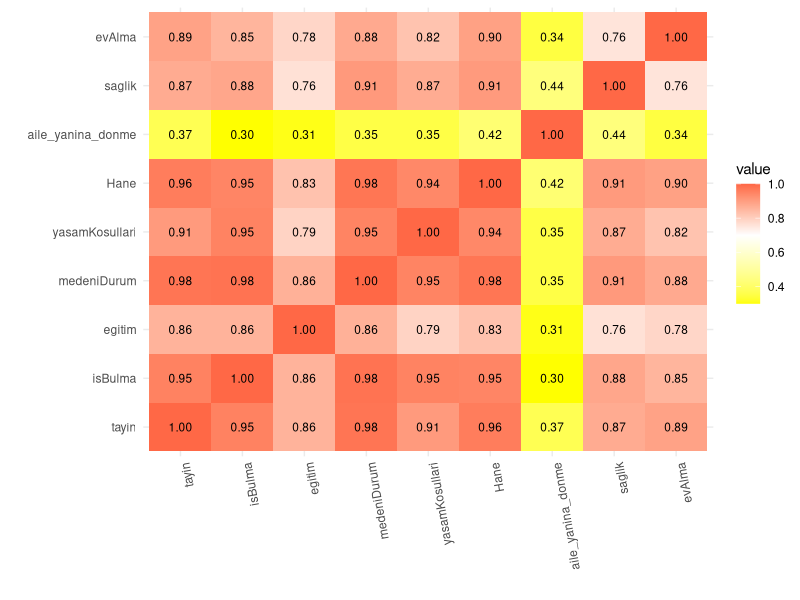
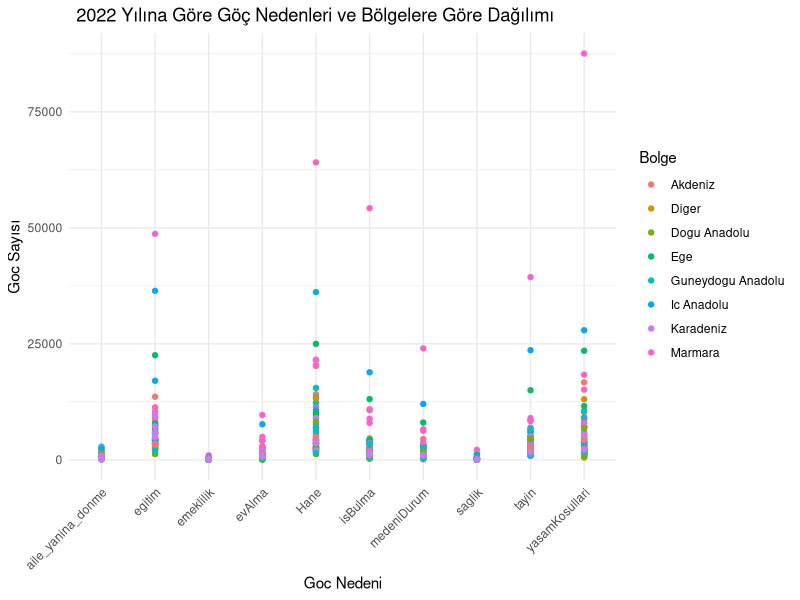
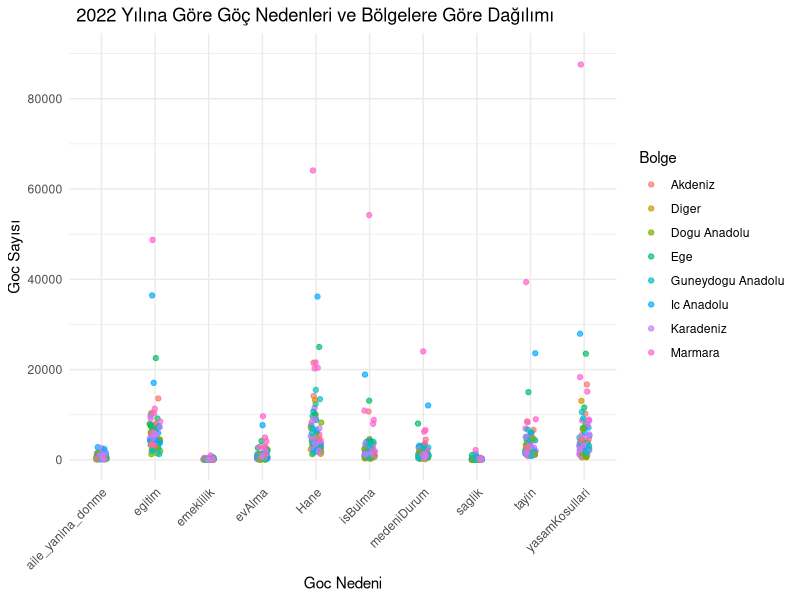
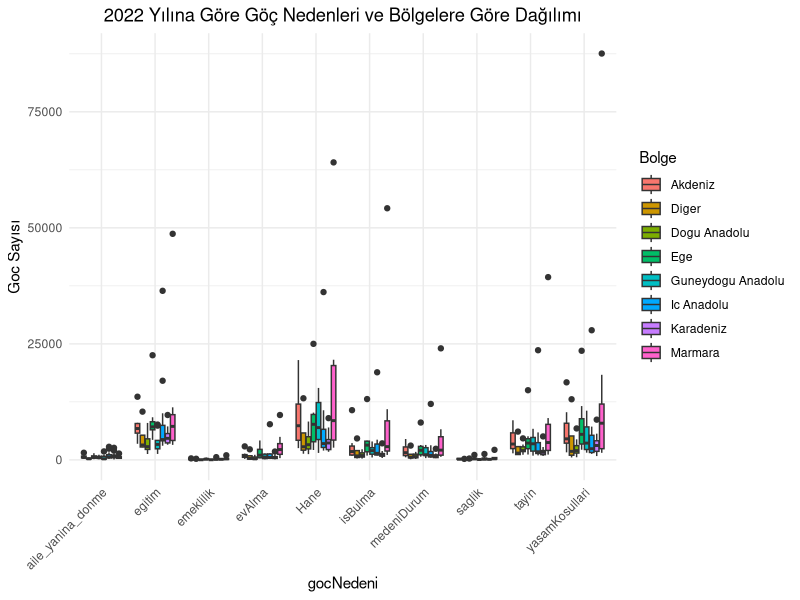

Source code (R) for these figures, in order:
## ---- chunk 1

library(readxl)
library(ggplot2)
library(tidyverse)
library(dplyr)
library(knitr)
library(ggrepel)
library(reshape2)
library(gridExtra)
## ---- chunk 2
##exceldosyasını okuma
alinan_goc <- read_excel("goc_etme_nedenine_illerin_aldigi_goc.xlsx")
## ---- chunk 3
head(alinan_goc)
## ---- chunk 4
##cor() fonksiyonu kullanılarak alinan_goc veri setindeki belirli sütunlar arasındaki korelasyonlar hesaplanır.
# Korelasyon matrisini hesapla
##cor() fonksiyonu, alinan_goc veri setindeki 3. sütundan 11. sütuna kadar olan sütunlardaki değişkenler arasındaki korelasyonları hesaplar. use = "complete.obs" argümanı, eksik değerleri içeren gözlemleri hesaplama işleminden çıkarır.
correlation_matrix <- cor(alinan_goc[, c(3:11)], use = "complete.obs")
melted_corr_matrix <- melt(correlation_matrix)
##Daha sonra, melt() fonksiyonu kullanılarak korelasyon matrisi eritilir
##melted_corr_matrix <- melt(correlation_matrix) ggplot2 paketi kullanılarak korelasyon matrisi görselleştirilir. 
##geom_tile() fonksiyonu ile korelasyon matrisi, renkli kareler olarak gösterilir. geom_text() fonksiyonu ile her karenin içine korelasyon değerleri yazdırılır. 
##labs() fonksiyonu ile x ve y eksenlerine etiketler eklenir. guides() fonksiyonu ile renk gradyanı için bir renk skalası eklenebilir. Son olarak, theme() fonksiyonları ile grafik stili ayarlanır.
# Ve Korelasyon matrisini görselleştirilir
ggplot(melted_corr_matrix, aes(Var1, Var2, fill = value)) +
  geom_tile() + 
   geom_text(aes(label = sprintf("%.2f", value)), color = "black", size = 3) +
  labs(x = " ", y = " ") + 
  guides(color = guide_legend(title = "Değer")) + 
  scale_fill_gradient2(low = "yellow", high = "red", mid = "white", midpoint = 0.7) +
  theme_minimal() +
  theme(axis.text.x = element_text(angle = 100, hjust = 1))
## ---- chunk 5
##alinan_goc veri çerçevesindeki veriyi daha "düzenli" bir formata dönüştürür ve new_tidy_data adında yeni bir veri seti oluşturur. Buradaki amaç, veriyi daha analiz edilebilir hale getirmek ve veri işleme sürecini kolaylaştırmaktır
##pivot_longer() fonksiyonu kullanılarak, veri çerçevesindeki sütunlar uzun formata dönüştürülür. Yani, her bir göç nedeni bir sütun yerine, il ve yil sütunları sabit kalacak şekilde, diğer sütunlar göç nedeni ve göç sayısı olacak şekilde yeniden yapılandırılır
##cols = -c(il, yil): il ve yil sütunları dışındaki tüm sütunlar işleme alınır names_to = "gocNedeni": Sütun adları, "gocNedeni" adında yeni bir sütuna dönüştürülür.
##mutate() fonksiyonu kullanılarak, "gocNedeni" sütunu karakter veri tipine dönüştürülür
##head() fonksiyonu kullanılarak, yeni oluşturulan new_tidy_data veri çerçevesinin ilk altı satırı ekrana yazdırılır

new_tidy_data <- alinan_goc %>%
  pivot_longer(cols = -c(il, yil), names_to = "gocNedeni", values_to = "gocSayisi") %>%
  mutate(gocNedeni = as.character(gocNedeni))
head(new_tidy_data)
## ---- chunk 6
colSums(is.na(new_tidy_data))
## ---- chunk 7
any(is.na(new_tidy_data))
## ---- chunk 8
colnames(new_tidy_data)
## ---- chunk 9
str(new_tidy_data)
## ---- chunk 10
colSums(is.na(new_tidy_data))
## ---- chunk 11
sum(duplicated(new_tidy_data))
## ---- chunk 12
summary(new_tidy_data$gocSayisi)
## ---- chunk 13
new_tidy_data %>% arrange(gocSayisi) %>% head()
## ---- chunk 14
new_tidy_data %>% arrange(desc(gocSayisi)) %>% head()
## ---- chunk 15
new_tidy_data %>% top_n(10, gocSayisi)
## ---- chunk 16
toplam_goc_sayisi <- function(new_tidy_data, il, yil) {
  toplam <- sum(new_tidy_data$gocSayisi[new_tidy_data$il == il & new_tidy_data$yil == yil])
  return(toplam)
}

# Örneğin, Adana'daki 2022 yılındaki toplam göç sayısını bulmak için:
print(paste("Adana'da 2022 yılındaki toplam goc sayısı:", toplam_goc_sayisi(new_tidy_data, "Adana", 2022)))
print(paste("İstanbul'da 2022 yılındaki toplam goc sayısı:", toplam_goc_sayisi(new_tidy_data, "Istanbul", 2022)))
## ---- chunk 17
max_goc_2022 <- new_tidy_data %>% 
  filter(yil == 2022) %>%
  select(gocSayisi, gocNedeni) %>%
  filter(gocSayisi == max(gocSayisi))

print(max_goc_2022)
## ---- chunk 18
min_goc_2022 <- new_tidy_data %>% 
  filter(yil == 2022) %>%
  select(gocSayisi, gocNedeni) %>%
  filter(gocSayisi == min(gocSayisi))

print(min_goc_2022)
## ---- chunk 19
new_tidy_data <- new_tidy_data %>%
  mutate(bolge = case_when(
    il %in% c("Istanbul", "Bursa", "Kocaeli", "Tekirdag","Balikesir","Canakkale","Bilecik","Edirne","Kirklareli","Sakarya","Yalova") ~ "Marmara",
    il %in% c("Izmir", "Aydin", "Manisa","Afyonkarahisar","Denizli","Kutahya","Manisa","Mugla","Usak") ~ "Ege",
    il %in% c("Ankara", "Konya", "Eskisehir","Cankiri","Corum","Kayseri","Kirsehir
","Konya","Nevsehir","Nigde","Sivas","Yozgat","Aksaray","Karaman","Kirikkale") ~ "Ic Anadolu",
    il %in% c("Artvin", "Giresun", "Ordu","Rize","Sinop","Tokat","Trabzon","Zonguldak","Amasya","Bolu","Gumushane","Kastamonu","Samsun","Sinop","Bayburt
","Bartin","Karabuk","Duzce") ~ "Karadeniz",
    il %in% c("Adana", "Antalya","Burdur","Hatay","Isparta","Kahramanmaras","Osmaniye") ~ "Akdeniz",
    il %in% c("Adiyaman","Diyarbakir","Gaziantep","Mardin","Siirt","Sanliurfa","Batman","Sirnak","Kilis") ~ "Guneydogu Anadolu",
    il %in% c("Agri","Bingol","Bitlis","Elazig","Erzincan","Erzurum","Hakkari","Kars","Malatya","Muş","Tunceli","Van","Ardahan","Igdir") ~ "Dogu Anadolu",
    TRUE ~ "Diger" # Diğer bölgelere dahil olan iller için bir kategori belirleyin
  ))

ggplot(new_tidy_data %>% filter(yil == 2022), aes(gocNedeni, gocSayisi, color = bolge)) +
  geom_point() +
  labs(title = "2022 Yılına Göre Göç Nedenleri ve Bölgelere Göre Dağılımı",
       x = "Goc Nedeni",
       y = "Goc Sayısı",
       color = "Bolge") +
  
  theme_minimal() +
  theme(plot.title = element_text(hjust = 0.10),
        axis.text.x = element_text(angle = 45, hjust = 1))  # X eksenindeki etiketleri 45 derece döndür
## ---- chunk 20
new_tidy_data <- new_tidy_data %>%
  mutate(bolge = case_when(
    il %in% c("Istanbul", "Bursa", "Kocaeli", "Tekirdag","Balikesir","Canakkale","Bilecik","Edirne","Kirklareli","Sakarya","Yalova") ~ "Marmara",
    il %in% c("Izmir", "Aydin", "Manisa","Afyonkarahisar","Denizli","Kutahya","Manisa","Mugla","Usak") ~ "Ege",
    il %in% c("Ankara", "Konya", "Eskisehir","Cankiri","Corum","Kayseri","Kirsehir
","Konya","Nevsehir","Nigde","Sivas","Yozgat","Aksaray","Karaman","Kirikkale") ~ "Ic Anadolu",
    il %in% c("Artvin", "Giresun", "Ordu","Rize","Sinop","Tokat","Trabzon","Zonguldak","Amasya","Bolu","Gumushane","Kastamonu","Samsun","Sinop","Bayburt
","Bartin","Karabuk","Duzce") ~ "Karadeniz",
    il %in% c("Adana", "Antalya","Burdur","Hatay","Isparta","Kahramanmaras","Osmaniye") ~ "Akdeniz",
    il %in% c("Adiyaman","Diyarbakir","Gaziantep","Mardin","Siirt","Sanliurfa","Batman","Sirnak","Kilis") ~ "Guneydogu Anadolu",
    il %in% c("Agri","Bingol","Bitlis","Elazig","Erzincan","Erzurum","Hakkari","Kars","Malatya","Muş","Tunceli","Van","Ardahan","Igdir") ~ "Dogu Anadolu",
    TRUE ~ "Diger" # Diğer bölgelere dahil olan iller için bir kategori belirleyin
  ))
ggplot(new_tidy_data %>% filter(yil == 2022), aes(gocNedeni, gocSayisi, color = bolge)) +
  geom_jitter(width = 0.1, height = 0.1,alpha = 0.7) +  # Jittering ile daha fazla aralık
  labs(title = "2022 Yılına Göre Göç Nedenleri ve Bölgelere Göre Dağılımı",
       x = "Goc Nedeni",
       y = "Goc Sayısı",
       color = "Bolge") +
  scale_y_continuous(limits = c(2, max(90000)), breaks = seq(0, max(new_tidy_data$gocSayisi), by = 20000)) +  # Y ekseni aralığını ve etiketlerini ayarla
  theme_minimal() +
  theme(plot.title = element_text(hjust = 0.10),
        axis.text.x = element_text(angle = 45, hjust = 1))  # X eksenindeki etiketleri 45 derece döndür
## ---- chunk 21
new_tidy_data <- new_tidy_data %>%
  mutate(bolge = case_when(
    il %in% c("Istanbul", "Bursa", "Kocaeli", "Tekirdag","Balikesir","Canakkale","Bilecik","Edirne","Kirklareli","Sakarya","Yalova") ~ "Marmara",
    il %in% c("Izmir", "Aydin", "Manisa","Afyonkarahisar","Denizli","Kutahya","Manisa","Mugla","Usak") ~ "Ege",
    il %in% c("Ankara", "Konya", "Eskisehir","Cankiri","Corum","Kayseri","Kirsehir
","Konya","Nevsehir","Nigde","Sivas","Yozgat","Aksaray","Karaman","Kirikkale") ~ "Ic Anadolu",
    il %in% c("Artvin", "Giresun", "Ordu","Rize","Sinop","Tokat","Trabzon","Zonguldak","Amasya","Bolu","Gumushane","Kastamonu","Samsun","Sinop","Bayburt
","Bartin","Karabuk","Duzce") ~ "Karadeniz",
    il %in% c("Adana", "Antalya","Burdur","Hatay","Isparta","Kahramanmaras","Osmaniye") ~ "Akdeniz",
    il %in% c("Adiyaman","Diyarbakir","Gaziantep","Mardin","Siirt","Sanliurfa","Batman","Sirnak","Kilis") ~ "Guneydogu Anadolu",
    il %in% c("Agri","Bingol","Bitlis","Elazig","Erzincan","Erzurum","Hakkari","Kars","Malatya","Muş","Tunceli","Van","Ardahan","Igdir") ~ "Dogu Anadolu",
    TRUE ~ "Diger" # Diğer bölgelere dahil olan iller için bir kategori belirleyin
  ))
ggplot(new_tidy_data %>% filter(yil == 2022), aes(x = gocNedeni, y = gocSayisi, fill = bolge)) +
  geom_boxplot() +
  labs(title = "2022 Yılına Göre Göç Nedenleri ve Bölgelere Göre Dağılımı",
       x = "gocNedeni",
       y = "Goc Sayısı",
       fill = "Bolge") +
  theme_minimal() +
  theme(plot.title = element_text(hjust = 0.5),
        axis.text.x = element_text(angle = 45, hjust = 1))
